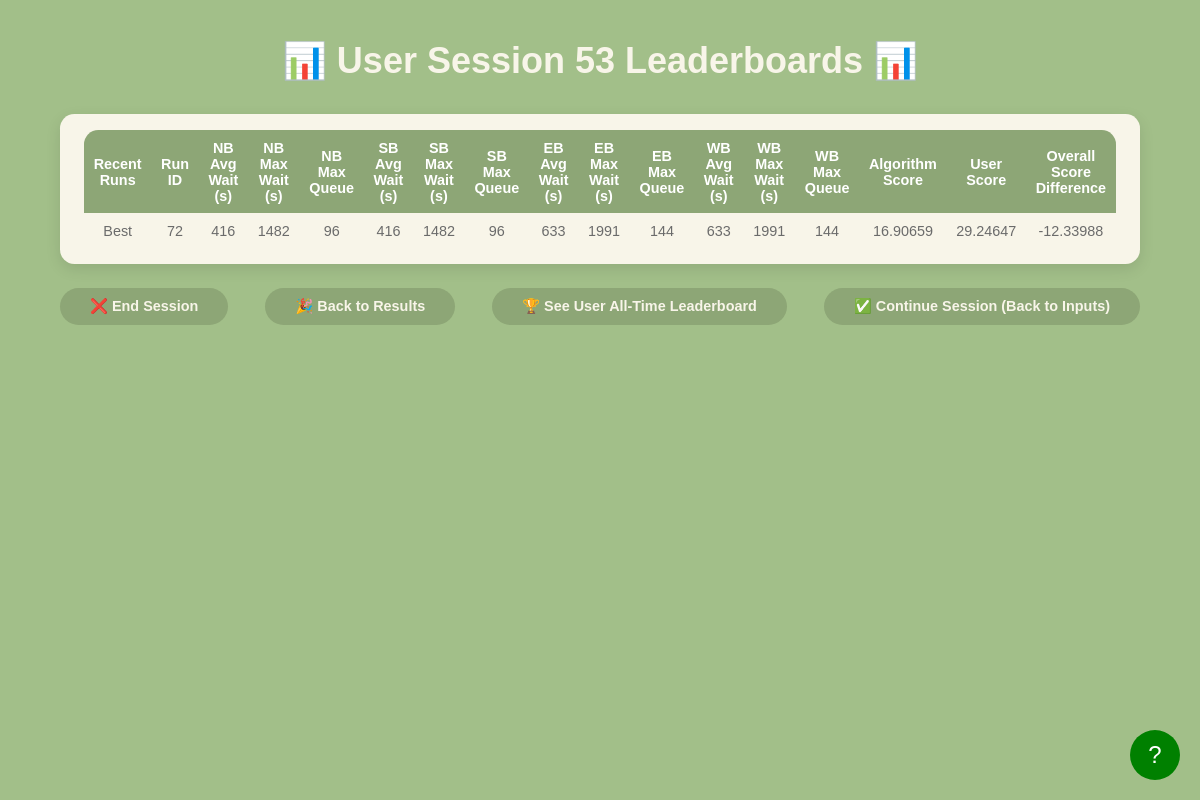
Page /session_leaderboard on the earlier database version.
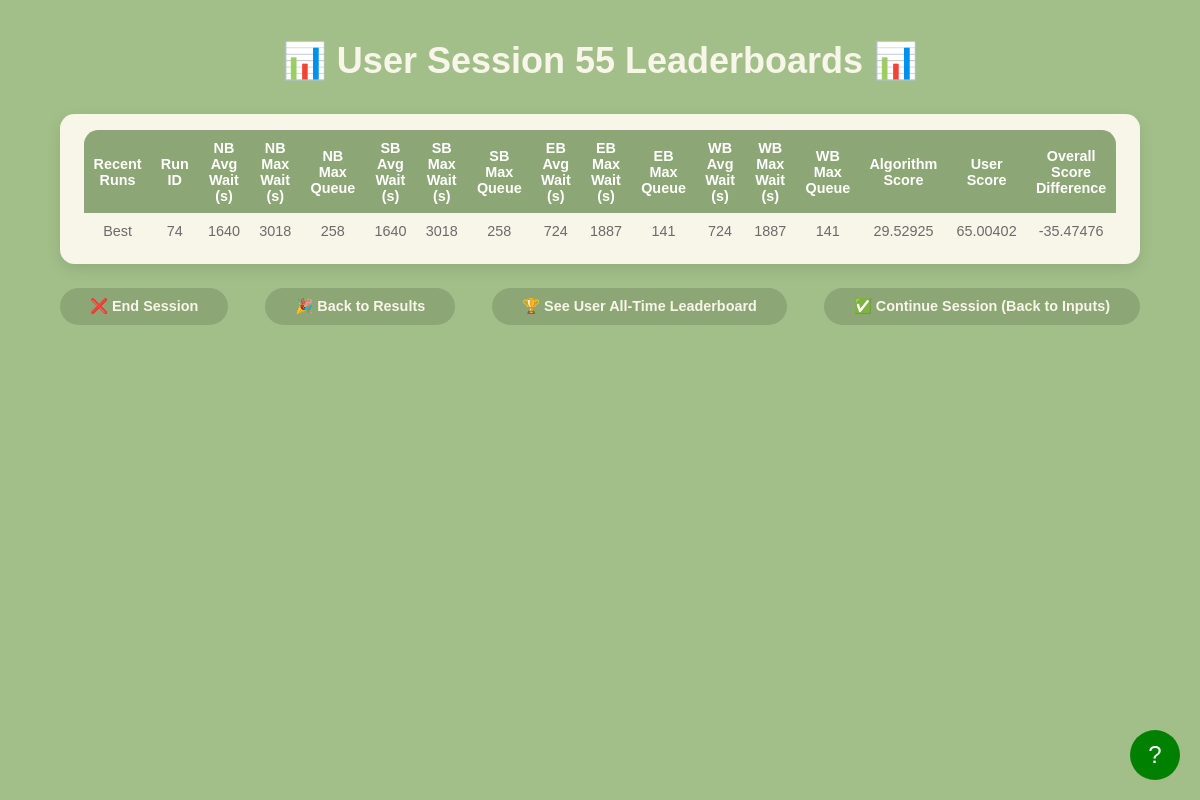
Same page on the later database version.
### models.py (models this page shows, shortened)
class LeaderboardResult(db.Model):
    __tablename__ = 'leaderboard_results'
    id = db.Column(db.Integer, primary_key=True, autoincrement=True)
    run_id = db.Column(db.Integer, db.ForeignKey('configurations.run_id'), nullable=False)
    session_id = db.Column(db.Integer, db.ForeignKey('sessions.id'), nullable=False)
    avg_wait_time_north = db.Column(db.Float, nullable=False)
    max_wait_time_north = db.Column(db.Float, nullable=False)
    max_queue_length_north = db.Column(db.Integer, nullable=False)
    avg_wait_time_south = db.Column(db.Float, nullable=False)
    max_wait_time_south = db.Column(db.Float, nullable=False)
    max_queue_length_south = db.Column(db.Integer, nullable=False)
    avg_wait_time_east = db.Column(db.Float, nullable=False)
    max_wait_time_east = db.Column(db.Float, nullable=False)
    max_queue_length_east = db.Column(db.Integer, nullable=False)
    avg_wait_time_west = db.Column(db.Float, nullable=False)
    max_wait_time_west = db.Column(db.Float, nullable=False)
    max_queue_length_west = db.Column(db.Integer, nullable=False)

### app.py (the view)
@app.route('/session_leaderboard')
def session_leaderboard_page():
    session_id = request.args.get('session_id', type=int)
    if not session_id:
        active_session = Session.query.filter_by(active=True).order_by(Session.id.desc()).first()
        session_id = active_session.id if active_session else None
    runs = get_recent_runs_with_scores(session_id) if session_id else []
    print(get_all_time_best_configurations())
    return render_template('session_leaderboard.html', runs=runs, session_id=session_id)

### templates/session_leaderboard.html (shortened to what this page needs)
<!DOCTYPE html>
<html lang="en">
<head>
    <link rel="stylesheet" href="{{ url_for('static', filename='css/session_leaderboard.css') }}">
</head>
<body>
    <div class="header">
        <h1>📊 User Session {{ session_id }} Leaderboards 📊</h1>
    </div>
    <div class="leaderboard-container">
        <table>
            <thead>
                <tr>
                    <th>Recent Runs</th>
                    <th>Run ID</th>
                    <th>NB Avg Wait (s)</th>
                    <th>NB Max Wait (s)</th>
                    <th>NB Max Queue</th>
                    <th>SB Avg Wait (s)</th>
                    <th>SB Max Wait (s)</th>
                    <th>SB Max Queue</th>
                    <th>EB Avg Wait (s)</th>
                    <th>EB Max Wait (s)</th>
                    <th>EB Max Queue</th>
                    <th>WB Avg Wait (s)</th>
                    <th>WB Max Wait (s)</th>
                    <th>WB Max Queue</th>
                    <th>Algorithm Score</th>
                    <th>User Score</th>
                    <th>Overall Score Difference</th>
                </tr>
            </thead>
            <tbody>
                {% if runs and runs|length > 0 %}
                    {% for run in runs %}
                    <tr onclick="handleRowClick(this)">
                        <td>
                            {% if loop.first %}
                                Best
                            {% else %}
                                {{ loop.index0 }}
                            {% endif %}
                        </td>
                        <td>{{ run.run_id }}</td>
                        <td>{{ run.nb_avg_wait|round|int }}</td>
                        <td>{{ run.nb_max_wait|round|int }}</td>
                        <td>{{ run.nb_max_queue|round|int }}</td>
                        <td>{{ run.sb_avg_wait|round|int }}</td>
                        <td>{{ run.sb_max_wait|round|int }}</td>
                        <td>{{ run.sb_max_queue|round|int }}</td>
                        <td>{{ run.eb_avg_wait|round|int }}</td>
                        <td>{{ run.eb_max_wait|round|int }}</td>
                        <td>{{ run.eb_max_queue|round|int }}</td>
                        <td>{{ run.wb_avg_wait|round|int }}</td>
                        <td>{{ run.wb_max_wait|round|int }}</td>
                        <td>{{ run.wb_max_queue|round|int }}</td>
                        <td>{{ run.algorithm_score|round(5) }}</td>
                        <td>{{ run.user_score|round(5) }}</td>
                        <td>{{ run.score|round(5) }}</td>
                    </tr>
                    {% endfor %}
                {% else %}
                    <tr>
                        <td colspan="15">No session runs found.</td>
                    </tr>
                {% endif %}
            </tbody>
        </table>
    </div>
    <div class="nav-container">
        <a class="nav-button" id="endBtn" href="/index">❌ End Session</a>
        <a class="res-button" id="results" href="/back_to_results">🎉 Back to Results</a>
        <a href="/leaderboards">🏆 See User All-Time Leaderboard</a>
        <a class="nav-button" id="backBtn" href="/parameters">✅ Continue Session (Back to Inputs)</a>
    </div>
    <div id="tutorial-button">?</div>
</body>
</html>

### static/css/session_leaderboard.css (style rules this page uses)
* { margin: 0; padding: 0; box-sizing: border-box; }
html, body { width: 100%; height: 100%; overflow: hidden; }
body { background-color: #a2bf89; font-family: 'SF Pro', sans-serif; color: #6b6b6b; display: flex; flex-direction: column; align-items: center; padding: 5vh 0; }
.header { width: 90%; text-align: center; margin-bottom: 4vh; }
.header h1 { font-size: 3vw; color: #f8f5e9; font-weight: 600; }
.leaderboard-container { background-color: #f8f5e9; border-radius: 1.2vw; padding: 2vh 3vh; width: 90%; max-width: 1400px; text-align: center; box-shadow: 0px 5px 15px rgba(0, 0, 0, 0.1); }
table { width: 100%; border-collapse: collapse; border-radius: 1.2vw; overflow: hidden; }
th, td { padding: 1.2vh; text-align: center; font-size: 1.2vw; }
th { background-color: #8da676; color: white; font-weight: bold; }
tbody tr { cursor: pointer; }
.nav-container { width: 90%; max-width: 1400px; margin-top: 3vh; display: flex; justify-content: space-between; }
.nav-container a { text-decoration: none; color: #f8f5e9; background-color: #8da676; padding: 1.2vh 2.5vw; border-radius: 2vw; font-size: 1.2vw; font-weight: 600; transition: background-color 0.3s; }
#tutorial-button { position: fixed; bottom: 20px; right: 20px; width: 50px; height: 50px; border-radius: 50%; background-color: green; color: white; text-align: center; line-height: 50px; font-size: 24px; cursor: pointer; z-index: 1000; }

Differences in the rows shown:
no longer on this page (row unchanged): LeaderboardResult: run_id "72", nb_avg_wait "416", nb_max_wait "1482", nb_max_queue "96", sb_avg_wait "416", sb_max_wait "1482", sb_max_queue "96", eb_avg_wait "633", eb_max_wait "1991", eb_max_queue "144", wb_avg_wait "633", wb_max_wait "1991", wb_max_queue "144", algorithm_score "16.90659", user_score "29.24647", score "-12.33988"
added LeaderboardResult: run_id "74", nb_avg_wait "1640", nb_max_wait "3018", nb_max_queue "258", sb_avg_wait "1640", sb_max_wait "3018", sb_max_queue "258", eb_avg_wait "724", eb_max_wait "1887", eb_max_queue "141", wb_avg_wait "724", wb_max_wait "1887", wb_max_queue "141", algorithm_score "29.52925", user_score "65.00402", score "-35.47476"
Other differences:
{{ session_id }}: "53" → "55"
